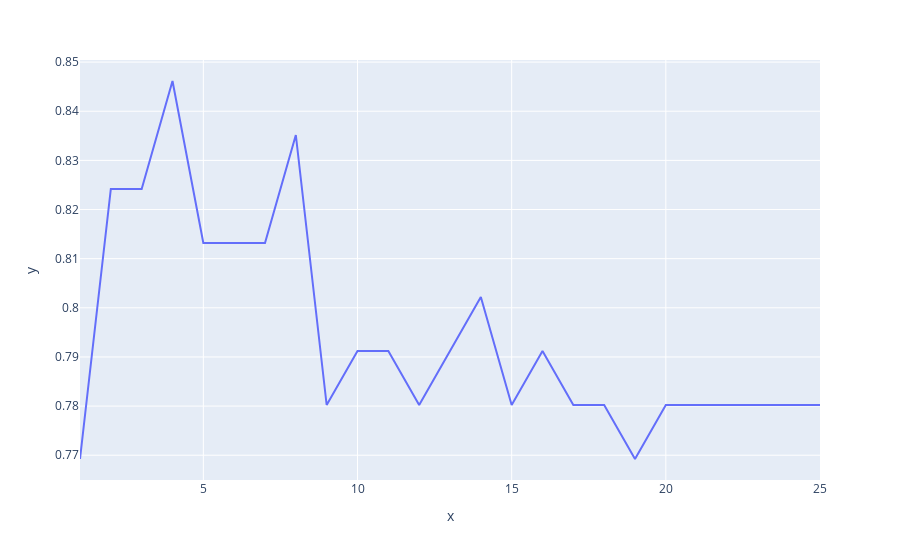

Write notebook code for a chart like this one.
### Code cell
px.line(x=k_range,y=scores_list)

### Figure 1 — Plotly figure (JSON) as saved in the notebook; plotly's stock layout.template omitted (floating-point values rounded to 4 significant figures)
{"data": [{"hovertemplate": "x=%{x}<br>y=%{y}<extra></extra>", "legendgroup": "", "line": {"color": "#636efa", "dash": "solid"}, "mode": "lines", "name": "", "showlegend": false, "type": "scatter", "x": [1, 2, 3, 4, 5, 6, 7, 8, 9, 10, 11, 12, 13, 14, 15, 16, 17, 18, 19, 20, 21, 22, 23, 24, 25], "xaxis": "x", "y": [0.7692, 0.8242, 0.8242, 0.8462, 0.8132, 0.8132, 0.8132, 0.8352, 0.7802, 0.7912, 0.7912, 0.7802, 0.7912, 0.8022, 0.7802, 0.7912, 0.7802, 0.7802, 0.7692, 0.7802, 0.7802, 0.7802, 0.7802, 0.7802, 0.7802], "yaxis": "y"}], "layout": {"legend": {"tracegroupgap": 0}, "margin": {"t": 60}, "xaxis": {"anchor": "y", "domain": [0, 1], "title": {"text": "x"}}, "yaxis": {"anchor": "x", "domain": [0, 1], "title": {"text": "y"}}}}
